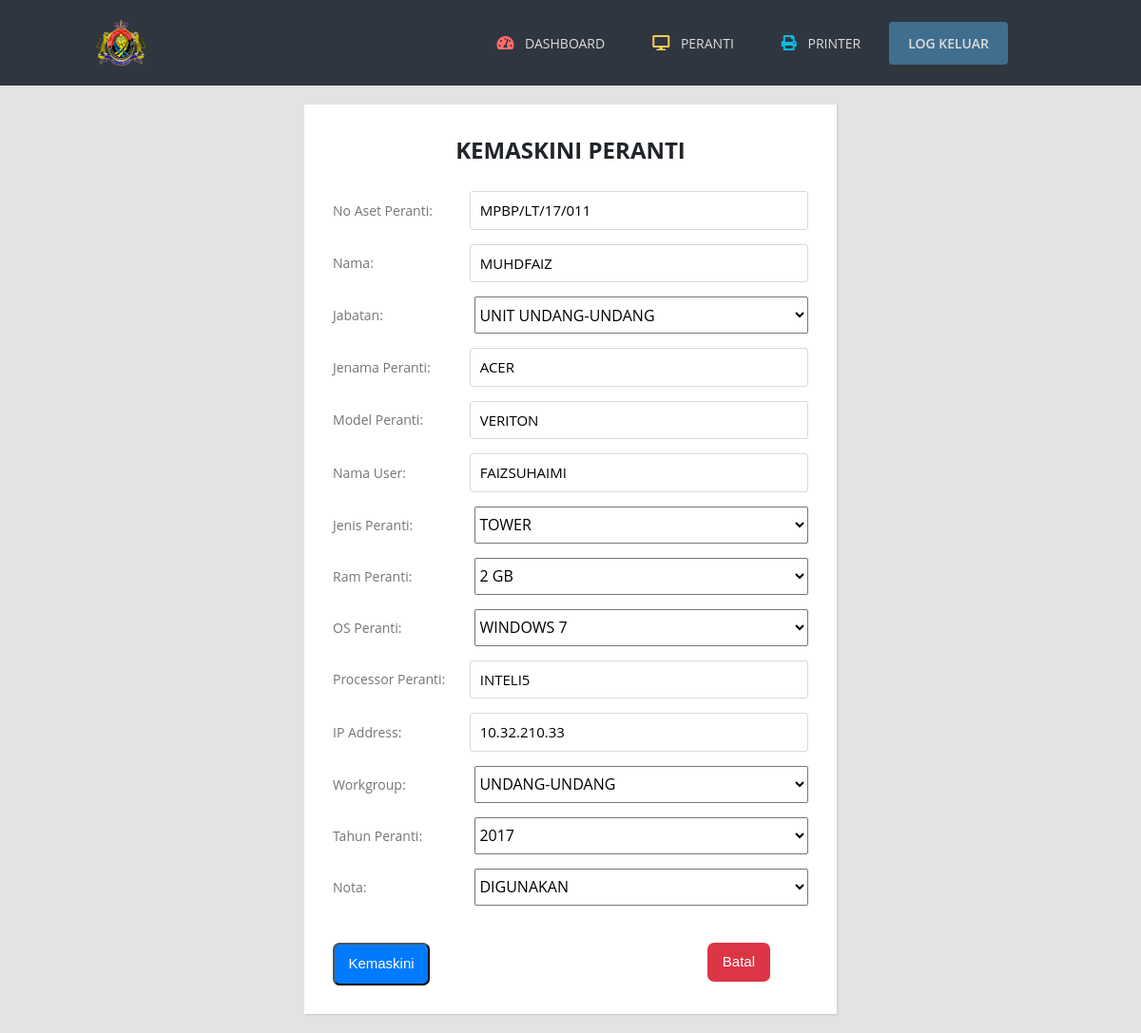
The app's page /updatecompStaff.php?updateid=13 with its own data.
### tables this page shows
CREATE TABLE `computer` (
  `id_comp` int(11) NOT NULL,
  `no_aset_comp` varchar(200) NOT NULL,
  `nama` varchar(200) NOT NULL,
  `jabatan` varchar(100) NOT NULL,
  `jenama_comp` varchar(100) NOT NULL,
  `model_comp` varchar(100) NOT NULL,
  `nama_user` varchar(100) NOT NULL,
  `jenis_comp` varchar(50) NOT NULL,
  `ram` varchar(100) NOT NULL,
  `os` varchar(50) NOT NULL,
  `processor` varchar(50) NOT NULL,
  `ip_address` varchar(50) NOT NULL,
  `workgroup` varchar(50) NOT NULL,
  `tahun_comp` int(10) NOT NULL,
  `notes` text NOT NULL
);

### updatecompStaff.php (the view, shortened to what this page needs)
<?php
include 'db_connect.php';
$id=$_GET['updateid'];
$sql="Select * from `computer` where id_comp=$id";
$result=mysqli_query($connect,$sql);
$row=mysqli_fetch_assoc($result);
$no_aset_comp=$row['no_aset_comp'];
$nama=$row['nama'];
$jabatan=$row['jabatan'];
$jenama_comp=$row['jenama_comp'];
$model_comp=$row['model_comp'];
$nama_user=$row['nama_user'];
$jenis_comp=$row['jenis_comp'];
$ram=$row['ram'];
$os=$row['os'];
$processor=$row['processor'];
$ip_address=$row['ip_address'];
$workgroup=$row['workgroup'];
$tahun_comp=$row['tahun_comp'];
$notes=$row['notes'];
?>
<!DOCTYPE html>
<html lang="en" dir="ltr">
  <head>
    <link href="https://cdn.jsdelivr.net/npm/bootstrap@5.0.1/dist/css/bootstrap.min.css" rel="stylesheet">
    <link rel="stylesheet" href="css/header.css">
    <link rel="stylesheet" href="css/form.css">
  </head>
<body>
    <?php  require 'headerStaff.php';
   ?>
      <div class="wrapper">
        <div class="title">
        Kemaskini Peranti
         </div>
          <div class="form">
        <form method="post">
          <div class="inputfield">
            <label>No Aset Peranti:</label>
            <input type="text" class="input" placeholder="Isi no aset komputer" name="no_aset_comp" autocomplete="off" value=<?php echo $no_aset_comp?>>
          </div>
           <div class="inputfield">
          <label>Nama:</label>
          <input type="text" class="input" placeholder="Isi nama" name="nama" autocomplete="off" required value=<?php echo $nama?>>
         </div>
          <div class="inputfield">
            <label>Jabatan:</label>
            <select name="jabatan" class="custom_select" required value="<?php echo isset($jabatan) ? $jabatan : '' ?>">
          <option value="UNIT UNDANG-UNDANG" <?php if($jabatan=="UNIT UNDANG-UNDANG") echo 'selected="selected"'; ?> >UNIT UNDANG-UNDANG</option>
                  </select>
          </div>
         <div class="inputfield">
            <label>Jenama Peranti:</label>
            <input type="text" class="input" placeholder="Isi jenama komputer" name="jenama_comp" autocomplete="off" required value=<?php echo $jenama_comp ?>>
          </div>
          <div class="inputfield">
            <label>Model Peranti:</label>
            <input type="text" class="input"placeholder="Isi model komputer" name="model_comp" autocomplete="off" required value=<?php echo $model_comp ?>>
          </div>
         <div class="inputfield">
            <label>Nama User:</label>
            <input type="text" class="input" placeholder="Isi nama user" name="nama_user" autocomplete="off" value=<?php echo $nama_user ?>>
          </div>
        <div class="inputfield">
            <label>Jenis Peranti:</label>
           <select name="jenis_comp" class="custom_select" required value=<?php echo $jenis_comp?>>
                  <option value="TOWER" <?php if($jenis_comp=="TOWER") echo 'selected="selected"'; ?> >TOWER</option>
                  </select>
          </div>
         <div class="inputfield">
           <label>Ram Peranti:</label>
             <select name="ram" class="custom_select" value="<?php echo isset($ram) ? $ram : '' ?>">
                  <option value="2 GB" <?php if($ram=="2 GB") echo 'selected="selected"'; ?> >2 GB</option>
                  </select>
          </div>
         <div class="inputfield">
            <label>OS Peranti:</label>
            <select name="os" class="custom_select" required value="<?php echo isset($os) ? $os : '' ?>">
                  <option value="WINDOWS 7" <?php if($os=="WINDOWS 7") echo 'selected="selected"'; ?> >WINDOWS 7</option>
                  </select>
          </div>
         <div class="inputfield">
            <label>Processor Peranti:</label>
            <input type="text" class="input" placeholder="Isi processor komputer" name="processor" autocomplete="off" value=<?php echo $processor ?>>
          </div>
        <div class="inputfield">
            <label>IP Address:</label>
            <input type="text" class="input" placeholder="Isi IP Address" name="ip_address" autocomplete="off" value=<?php echo $ip_address ?>>
          </div>
         <div class="inputfield">
            <label>Workgroup:</label>
            <select name="workgroup" class="custom_select" required value="<?php echo isset($workgroup) ? $workgroup : '' ?>">
          <option value="UNDANG-UNDANG" <?php if($workgroup=="UNDANG-UNDANG") echo 'selected="selected"'; ?> >UNDANG-UNDANG</option>
                  </select>
          </div>
         <div class="inputfield">
            <label>Tahun Peranti:</label>
           <select name="tahun_comp" class="custom_select" required value="<?php echo isset($tahun_comp) ? $tahun_comp : '' ?>">
                  <option value="2017" <?php if($tahun_comp=="2017") echo 'selected="selected"'; ?> >2017</option>
                  </select>
          </div>
         <div class="inputfield">
            <label>Nota:</label>
             <select name="notes"  class="custom_select"   value="<?php echo isset($workgroup) ? $workgroup : '' ?>">
              <option value="DIGUNAKAN" <?php if($notes=="DIGUNAKAN") echo 'selected="selected"'; ?>>DIGUNAKAN</option>
            </select>
          </div>
          <br>
          <button type="submit" class="update_btn" name="submit">Kemaskini</button>
         <a href="display_computerStaff.php" class="cancel_btn">Batal</a>
        </form>
     </div>
</div>
</body>
</html>

### css/header.css (style rules this page uses)
* { margin: 0; padding: 0; text-decoration: none; font-family: "Open Sans",sans-serif; }
*, *::after, *::before { box-sizing: inherit; }

### css/form.css (style rules this page uses)
body { background-color: #E2E3E5; }
.wrapper { max-width: 500px; width: 100%; background: #fff; margin: 20px auto; padding: 30px; box-shadow: 1px 1px 2px rgba(0,0,0,0.125); }
.wrapper .title { font-size: 24px; font-weight: 700; margin-bottom: 25px; text-transform: uppercase; text-align: center; }
.wrapper .form { width: 100%; }
.wrapper .form .inputfield { margin-bottom: 15px; display: flex; align-items: center; }
.wrapper .form .inputfield label { width: 200px; color: #757575; margin-right: 10px; font-size: 14px; }
.wrapper .form .inputfield .input { width: 100%; outlibe: none; border: 1px solid #D5DBD9; font-size:15px ; padding: 8px 10px; border-radius: 3px; transition: all 0.3s ease; }
.wrapper .form .inputfield .custom_select { position: relative; width: 100%; height: 37px; }
.wrapper .form .inputfield .custom_select:before { content: ""; position: absolute; top: 12px; right: 10px; border: 8px solid; border-color: #d5dbd9 transparent transparent transparent; pointer-events: none; }
.cancel_btn { padding: 0.6rem 1rem; background-color:#DC3545; text-decoration: none; float: right; margin-right: 40px; border-radius : 7px; font-size: 15px; font-weight: 500; font-family: "Verdana",sans-serif; color: #fff; transition: 0.5s; transition-property: background; }
.update_btn { padding: 0.6rem 0.9rem; background-color:#007bff; text-decoration: none; margin-right: 40px; border-radius : 7px; font-size: 15px; font-weight: 500; font-family: "Verdana",sans-serif; color: #fff; transition: 0.5s; transition-property: background; }

### records on screen
computer: no_aset_comp "MPBP/LT/17/011", nama "MUHDFAIZ", jabatan "UNIT UNDANG-UNDANG", jenama_comp "ACER", model_comp "VERITON", nama_user "FAIZSUHAIMI", jenis_comp "TOWER", ram "2 GB", os "WINDOWS 7", processor "INTELI5", ip_address "10.32.210.33", workgroup "UNDANG-UNDANG", tahun_comp "2017", notes "DIGUNAKAN"
